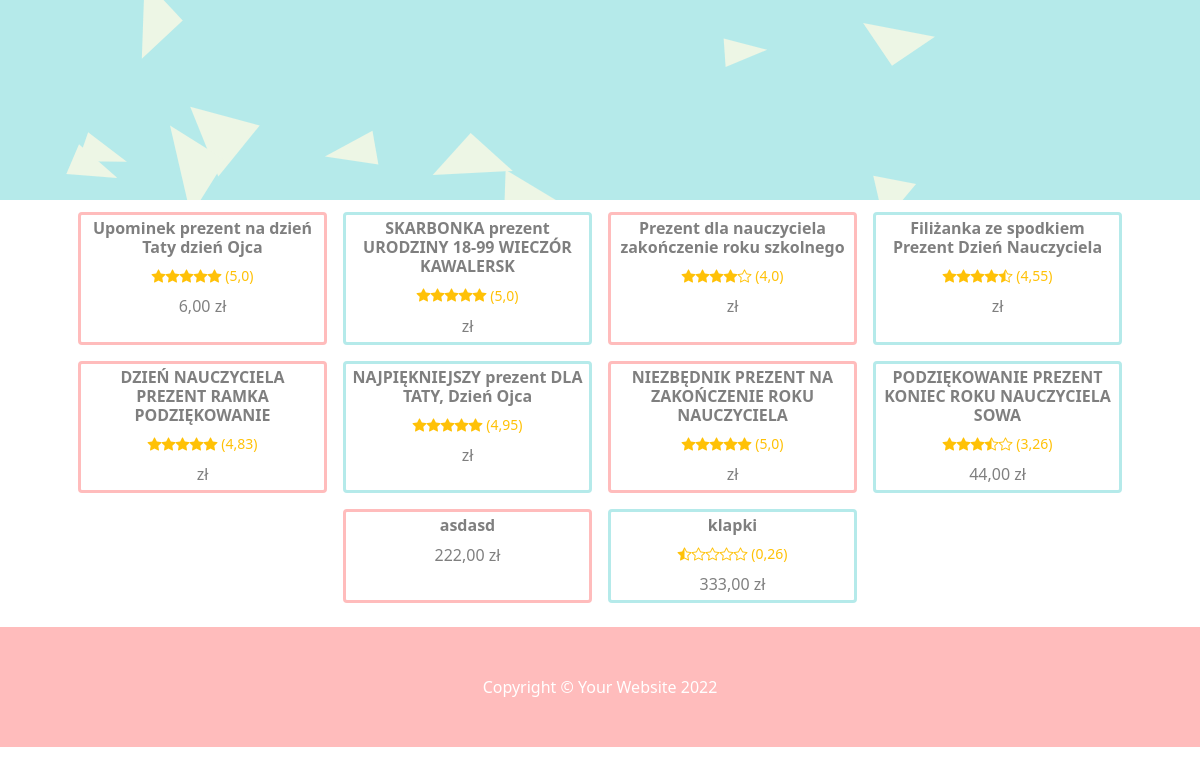
/, run on an earlier commit of the app's database.
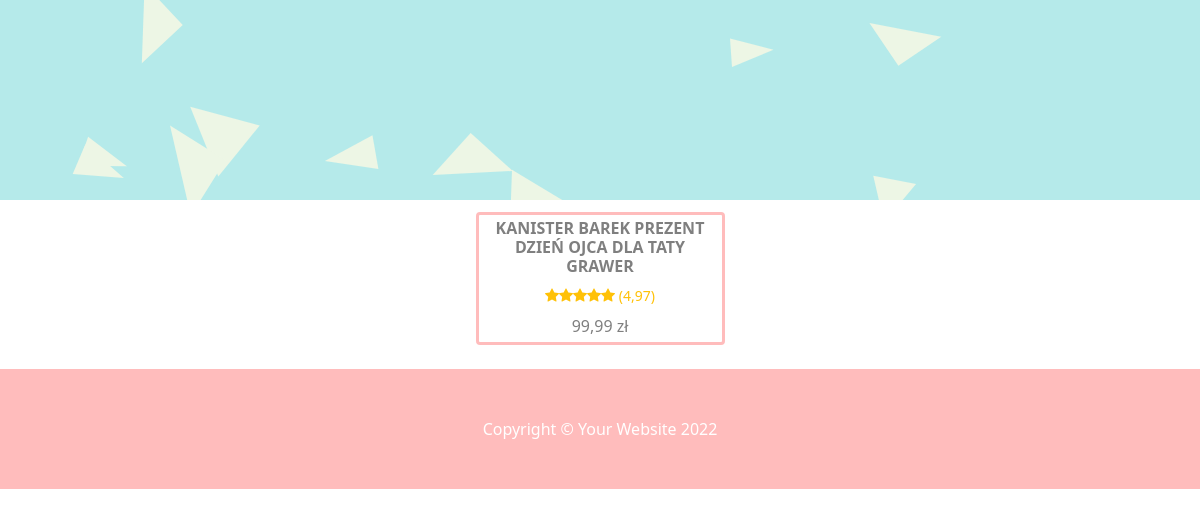
And on a later commit of the database.
### okazje_app/models.py (models this page shows, shortened)
class Item(models.Model):
    title = models.CharField(max_length=256)
    image = models.ImageField(null=True, blank=True)
    image_thumbnail = models.ImageField(null=True, blank=True)
    image_url = models.URLField(null=True, blank=True)
    price = models.FloatField(null=True, blank=True)
    url = models.URLField()
    description = models.TextField(null=True, blank=True)
    rating = models.FloatField(null=True, blank=True)
    rating_count = models.IntegerField(null=True, blank=True)
    slug = models.SlugField(null=False, unique=True)
    created = models.DateTimeField(auto_now_add=True)

### okazje_app/views.py (the view)
# urls.py: path('', Items.as_view()),
class Items(ListView):
    model = Item
    template_name = 'okazje_app/okazje.html'
    context_object_name = 'okazje'
    paginate_by = PAGINATE_NUMBER

### okazje_app/templates/okazje_app/okazje.html (shortened to what this page needs)
{% extends 'base.html' %}
{% load static %}
{% block content %}
    <header class="py-0">
        <div
                class="p-0 text-center bg-image"
                style="
                        background-image: url({% static 'assets/bg.svg' %});
                        height: 200px;
                        "
        >
        </div>
    </header>
    <section class="py-2">
        <div class="container px-1 px-lg-5 mt-1">
            <div class="row gx-2 gx-lg-3 row-cols-2 row-cols-md-3 row-cols-xl-4 justify-content-center">
                {% for okazja in okazje %}
                    <div class="col mb-3">
                        <a class="text-decoration-none text-black-50" href="" data-bs-toggle="modal"
                           data-bs-target="#Modal"
                           onclick="setModalProperties(`{{ okazja.slug }}`, `{{ okazja.title }}`,
                                   `{{ okazja.description }}`,`{{ okazja.url }}`, `{{ okazja.price }}`,
                                   `{{ okazja.rating }}`, `{{ okazja.rating_count }}`)">
                            <div class="card h-100 " style="border-color:
                                    {% if okazja.id|divisibleby:2 %}#B5EAEA{% else %}#FFBCBC{% endif %}; border-width: medium">
                                <div class="card-body p-1">
                                    <div class="text-center">
                                        <h6 class="fw-bolder">{{ okazja.title }}</h6>
                                        {% if okazja.rating %}
                                            <div class="d-flex justify-content-center small text-warning mb-2">
                                                <div class="bi-star{% if okazja.rating >= 0.75 %}-fill
                                                    {% elif okazja.rating >= 0.25 and okazja.rating < 0.75 %}-half
                                                    {% endif %}">
                                                </div>
                                                <div class="bi-star{% if okazja.rating >= 1.75 %}-fill
                                                    {% elif okazja.rating >= 1.25 and okazja.rating < 1.75 %}-half
                                                    {% endif %}">
                                                </div>
                                                <div class="bi-star{% if okazja.rating >= 2.75 %}-fill
                                                    {% elif okazja.rating >= 2.25 and okazja.rating < 2.75 %}-half
                                                    {% endif %}">
                                                </div>
                                                <div class="bi-star{% if okazja.rating >= 3.75 %}-fill
                                                    {% elif okazja.rating >= 3.25 and okazja.rating < 3.75 %}-half
                                                    {% endif %}">
                                                </div>
                                                <div class="bi-star{% if okazja.rating >= 4.75 %}-fill
                                                    {% elif okazja.rating >= 4.25 and okazja.rating < 4.75 %}-half
                                                    {% endif %}">
                                                </div>
                                                <div>
                                                    &nbsp({% if okazja.rating and okazja.rating_count %}{{ okazja.rating }}{% endif %})
                                                </div>
                                            </div>
                                        {% endif %}
                                        {{ okazja.price|floatformat:2 }} zł
                                    </div>
                                </div>
                            </div>
                        </a>
                    </div>
                {% endfor %}
            </div>
        </div>
    </section>
    <footer class="py-5" style="background-color: #FFBCBC">
        <div class="container"><p class="m-0 text-center text-white">Copyright &copy; Your Website 2022</p></div>
    </footer>
{% endblock %}

### templates/base.html (shortened to what this page needs)
{% load static %}
<!DOCTYPE html>
<html lang="en">
    <head>
        <link href="https://cdn.jsdelivr.net/npm/bootstrap-icons@1.5.0/font/bootstrap-icons.css" rel="stylesheet" />
        <link href="{% static 'css/styles.css' %}" rel="stylesheet" />
    </head>
    <body>
        {% block content %}{% endblock %}
    </body>
</html>

### okazje_app/templates/okazje_app/modal.html (shortened to what this page needs)
{% load static %}

What changed in the data, as far as the page shows it:
removed Item: title "Upominek prezent na dzień Taty dzień Ojca", rating "5,0", price "6,00"
removed Item: title "SKARBONKA prezent URODZINY 18-99 WIECZÓR KAWALERSK", rating "5,0"
removed Item: title "Prezent dla nauczyciela zakończenie roku szkolnego", rating "4,0"
removed Item: title "Filiżanka ze spodkiem Prezent Dzień Nauczyciela", rating "4,55"
removed Item: title "DZIEŃ NAUCZYCIELA PREZENT RAMKA PODZIĘKOWANIE", rating "4,83"
removed Item: title "NAJPIĘKNIEJSZY prezent DLA TATY, Dzień Ojca", rating "4,95"
removed Item: title "NIEZBĘDNIK PREZENT NA ZAKOŃCZENIE ROKU NAUCZYCIELA", rating "5,0"
removed Item: title "PODZIĘKOWANIE PREZENT KONIEC ROKU NAUCZYCIELA SOWA", rating "3,26", price "44,00"
removed Item: title "asdasd", price "222,00"
removed Item: title "klapki", rating "0,26", price "333,00"
added Item: title "KANISTER BAREK PREZENT DZIEŃ OJCA DLA TATY GRAWER", rating "4,97", price "99,99"
